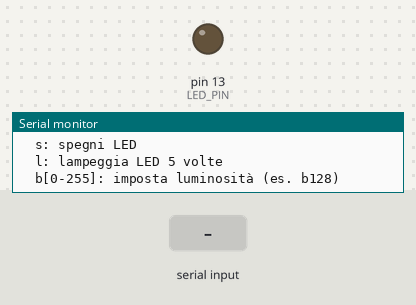
Recording of a sketch running on a simulated Arduino Uno, built with avr-gcc and run on an emulated ATmega328P. Shown: output pins drawn as LEDs (lit = HIGH), the last lines printed to the serial monitor. Dashed ring = blinking. The test bench sets the inputs (shaded band).

Above: at 1.2 s.
1.3 s: "l90\n" received over Serial
At 1.4 s:
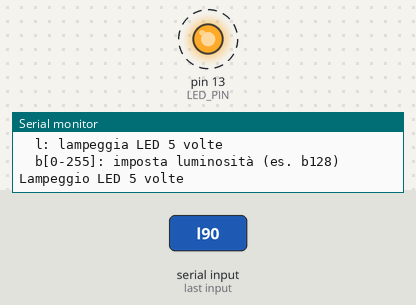
4.3 s: "l" received over Serial
At 7.2 s:
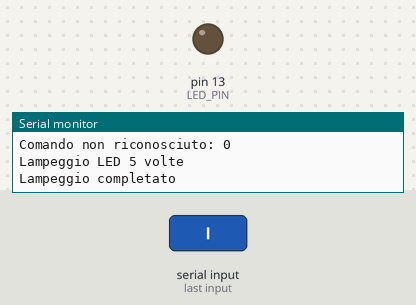
8.8 s: "l,45\n" received over Serial
At 8.9 s:
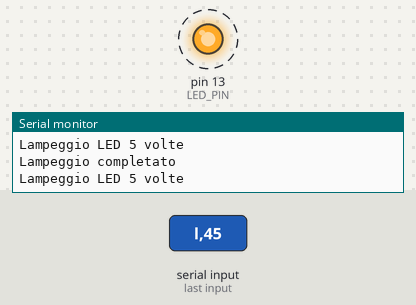
Timing chart, 0 to 12.1 s (numbered marks = the images above; inputs shaded):
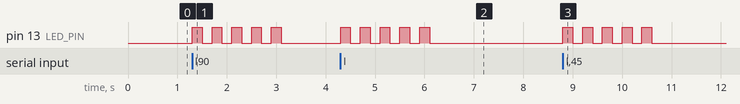

Measured:
- after the input at 1.3 s, pin 13 (LED_PIN): alternates HIGH for 0.20 s and LOW for 0.20 s, 10 changes in all, then stays LOW, starting at once
- after the input at 4.3 s, pin 13 (LED_PIN): alternates HIGH for 0.20 s and LOW for 0.20 s, 10 changes in all, then stays LOW, starting at once
- after the input at 8.8 s, pin 13 (LED_PIN): alternates HIGH for 0.20 s and LOW for 0.20 s, 10 changes in all, then stays LOW, starting at once

The sketch:

LED_10_led_seriale.ino
```cpp
/*
 * LED_10_led_seriale.ino
 *
 * Questo sketch dimostra come controllare un LED tramite comandi inviati
 * attraverso la comunicazione seriale. L'utente può inviare comandi per
 * accendere, spegnere o far lampeggiare il LED.
 *
 * Circuito:
 * - LED collegato al pin 13 e GND attraverso una resistenza da 220 ohm
 *
 * Comandi seriali:
 * - 'a': accende il LED
 * - 's': spegne il LED
 * - 'l': fa lampeggiare il LED 5 volte
 * - 'b' seguito da un numero (0-255): imposta la luminosità del LED
 *
 * Creato il: 2023
 */

const int LED_PIN = 13;  // Pin a cui è collegato il LED

// Variabili per il controllo del LED
int ledState = LOW;      // Stato attuale del LED

void setup() {
  // Inizializza il pin digitale come output
  pinMode(LED_PIN, OUTPUT);

  // Inizializza la comunicazione seriale a 9600 bps
  Serial.begin(9600);

  // Messaggio di benvenuto
  Serial.println("\nControllo LED via seriale");
  Serial.println("Comandi disponibili:");
  Serial.println("  a: accendi LED");
  Serial.println("  s: spegni LED");
  Serial.println("  l: lampeggia LED 5 volte");
  Serial.println("  b[0-255]: imposta luminosità (es. b128)");
}

void loop() {
  // Controlla se sono disponibili dati sulla porta seriale
  if (Serial.available() > 0) {
    // Leggi il primo carattere disponibile
    char command = Serial.read();

    // Esegui l'azione in base al comando ricevuto
    switch (command) {
      case 'a':  // Accendi il LED
        digitalWrite(LED_PIN, HIGH);
        ledState = HIGH;
        Serial.println("LED acceso");
        break;

      case 's':  // Spegni il LED
        digitalWrite(LED_PIN, LOW);
        ledState = LOW;
        Serial.println("LED spento");
        break;

      case 'l':  // Lampeggia il LED 5 volte
        Serial.println("Lampeggio LED 5 volte");
        for (int i = 0; i < 5; i++) {
          digitalWrite(LED_PIN, HIGH);
          delay(200);
          digitalWrite(LED_PIN, LOW);
          delay(200);
        }
        // Ripristina lo stato precedente
        digitalWrite(LED_PIN, ledState);
        Serial.println("Lampeggio completato");
        break;

      case 'b':  // Imposta la luminosità (solo per pin PWM)
        // Attendi un momento per ricevere il valore numerico
        delay(10);
        // Leggi il valore di luminosità (0-255)
        if (Serial.available() > 0) {
          int brightness = 0;
          // Leggi i caratteri numerici fino a quando non ci sono più dati
          while (Serial.available() > 0) {
            char digit = Serial.read();
            if (isDigit(digit)) {
              brightness = brightness * 10 + (digit - '0');
            } else {
              break;  // Interrompi se non è un numero
            }
          }

          // Limita il valore tra 0 e 255
          brightness = constrain(brightness, 0, 255);

          // Imposta la luminosità
          analogWrite(LED_PIN, brightness);
          ledState = (brightness > 0) ? HIGH : LOW;

          Serial.print("Luminosità impostata a: ");
          Serial.println(brightness);
        }
        break;

      default:
        // Ignora caratteri non riconosciuti (come newline, carriage return, ecc.)
        if (command >= ' ') {  // Ignora caratteri di controllo
          Serial.print("Comando non riconosciuto: ");
          Serial.println(command);
        }
        break;
    }
  }

  // Altre operazioni possono essere eseguite qui
}
```
